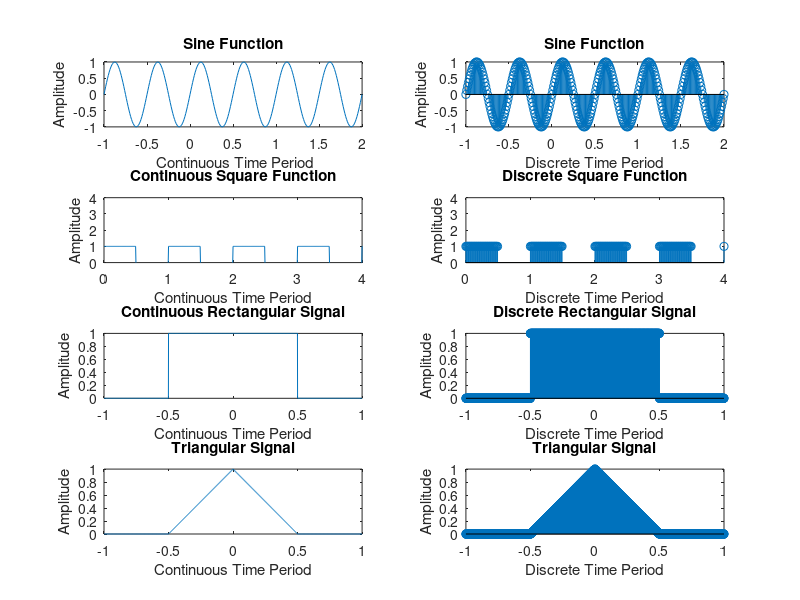

MATLAB code for this plot:
% continuous sine funtion
t=-1:0.01:2;
f=2;
a=1;
y=a*sin(2*pi*f*t);
subplot(4,2,1);
plot(t,y);
xlabel(' Continuous Time Period');
ylabel('Amplitude');
title('Sine Function');

% discrete sine function
t2=-1:0.01:2;
f2=2;
a2=1;
y2=a2*sin(2*pi*f2*t2);
subplot(4,2,2);
stem(t2,y2);
xlabel('Discrete Time Period');
ylabel('Amplitude');
title('Sine Function');


% continuous
t1=(0:0.01:5);
x1=square(2*pi*t1);
subplot(4,2,3);
plot(t1,x1);
axis([0 4 0 4]);
xlabel('Continuous Time Period');
ylabel('Amplitude');
title('Continuous Square Function');

% discrete
t2=(0:0.01:5);
x2=square(2*pi*t2);
subplot(4,2,4);
stem(t2,x2);
axis([0 4 0 4]);
xlabel('Discrete Time Period');
ylabel('Amplitude');
title('Discrete Square Function');

% continuous
f=1000;
t=-1:1/f:1;
a=rectpuls(t);
subplot(4,2,5);
plot(t,a);
xlabel('Continuous Time Period');
ylabel('Amplitude');
title('Continuous Rectangular Signal');

% discrete
f=1000;
t2=-1:1/f:1;
a2=rectpuls(t2);
subplot(4,2,6);
stem(t,a2);
xlabel('Discrete Time Period');
ylabel('Amplitude');
title('Discrete Rectangular Signal');

% continuous
f=1000;
t=-1:1/f:1;
a=tripuls(t);
subplot(4,2,7);
plot(t,a);
xlabel('Continuous Time Period');
ylabel('Amplitude');
title('Triangular Signal');
% discrte
f2=1000;
t2=-1:1/f:1;
a2=tripuls(t2);
subplot(4,2,8);
stem(t2,a2);
xlabel('Discrete Time Period');
ylabel('Amplitude');
title('Triangular Signal');
